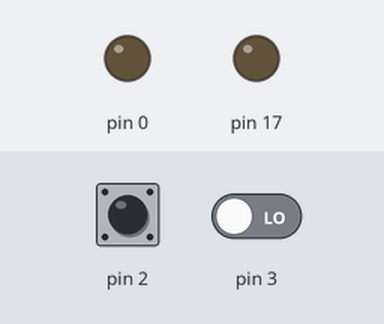
A sketch run on a simulated Arduino Uno, built with avr-gcc and run on an emulated ATmega328P. Parts: output pins drawn as LEDs (lit = HIGH). Dashed ring = blinking. The test bench sets the inputs (shaded band); at power-on: pin 3 LOW, pin 2 LOW.

Above: at 0.8 s.
0.9 s: pin 3 driven HIGH
At 2.1 s:
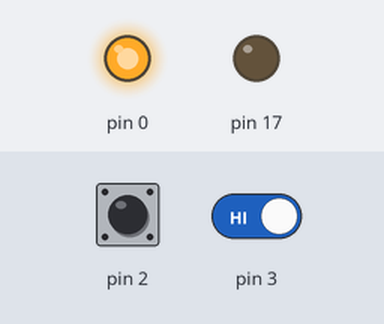
2.4 s: pin 3 driven LOW
At 3.2 s:
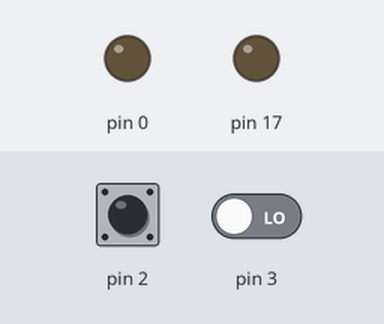
3.9 s: pin 2 pulsed HIGH 2 times (0.12 s each, 0.3 s apart)
At 4.0 s:
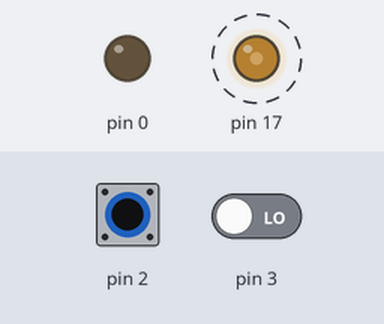
Timing chart, 0 to 6.9 s (numbered marks = the images above; inputs shaded):
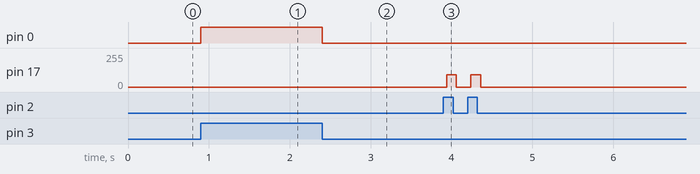

Measured:
- after the input at 0.9 s, pin 0: LOW → HIGH at once
- after the input at 2.4 s, pin 0: HIGH → LOW at once
- after the input at 3.9 s, pin 17: alternates 93/255 for 0.12 s and 0/255 for 0.18 s, 4 changes in all, then stays 0/255, starting at once

The sketch:

pressunpressbuzzer.ino
```cpp
int main(void)
{
  DDRD=0x01;
  DDRC=0x08;
  while(1)
  {
    if(PIND&0x04)
    {
    PORTD=0x00;
    PORTC=0x08;
  }
  if(PIND&0x08)
  {
      PORTC=0x00;
    PORTD=0x01;

  }
  else
  {
     PORTC=0x00;
     PORTD=0x00;
  }
}
}
```
